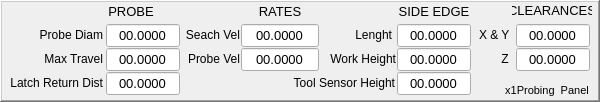
    <widget class="QFrame" name="frame_settings">
     <property name="geometry">
      <rect>
       <x>0</x>
       <y>298</y>
       <width>600</width>
       <height>102</height>
      </rect>
     </property>
     <property name="frameShape">
      <enum>QFrame::WinPanel</enum>
     </property>
     <property name="frameShadow">
      <enum>QFrame::Raised</enum>
     </property>
     <widget class="QLabel" name="lab_z_2">
      <property name="geometry">
       <rect>
        <x>479</x>
        <y>48</y>
        <width>33</width>
        <height>21</height>
       </rect>
      </property>
      <property name="text">
       <string>Z </string>
      </property>
      <property name="alignment">
       <set>Qt::AlignRight|Qt::AlignTrailing|Qt::AlignVCenter</set>
      </property>
     </widget>
     <widget class="QLabel" name="lab_clearances">
      <property name="geometry">
       <rect>
        <x>512</x>
        <y>2</y>
        <width>80</width>
        <height>17</height>
       </rect>
      </property>
      <property name="font">
       <font>
        <pointsize>10</pointsize>
        <weight>50</weight>
        <bold>false</bold>
       </font>
      </property>
      <property name="frameShape">
       <enum>QFrame::NoFrame</enum>
      </property>
      <property name="frameShadow">
       <enum>QFrame::Plain</enum>
      </property>
      <property name="text">
       <string>CLEARANCES</string>
      </property>
      <property name="alignment">
       <set>Qt::AlignCenter</set>
      </property>
     </widget>
     <widget class="QLabel" name="lab_xy">
      <property name="geometry">
       <rect>
        <x>479</x>
        <y>24</y>
        <width>33</width>
        <height>21</height>
       </rect>
      </property>
      <property name="text">
       <string>X &amp; Y</string>
      </property>
      <property name="alignment">
       <set>Qt::AlignLeading|Qt::AlignLeft|Qt::AlignVCenter</set>
      </property>
     </widget>
     <widget class="QLabel" name="lab_lenght">
      <property name="geometry">
       <rect>
        <x>306</x>
        <y>24</y>
        <width>86</width>
        <height>21</height>
       </rect>
      </property>
      <property name="text">
       <string>Lenght</string>
      </property>
      <property name="alignment">
       <set>Qt::AlignRight|Qt::AlignTrailing|Qt::AlignVCenter</set>
      </property>
     </widget>
     <widget class="QLabel" name="lab_side_edge">
      <property name="geometry">
       <rect>
        <x>397</x>
        <y>2</y>
        <width>74</width>
        <height>18</height>
       </rect>
      </property>
      <property name="font">
       <font>
        <pointsize>10</pointsize>
        <weight>50</weight>
        <bold>false</bold>
       </font>
      </property>
      <property name="frameShape">
       <enum>QFrame::NoFrame</enum>
      </property>
      <property name="frameShadow">
       <enum>QFrame::Plain</enum>
      </property>
      <property name="text">
       <string>SIDE EDGE</string>
      </property>
      <property name="alignment">
       <set>Qt::AlignCenter</set>
      </property>
     </widget>
     <widget class="QLabel" name="lab_rates">
      <property name="geometry">
       <rect>
        <x>241</x>
        <y>2</y>
        <width>78</width>
        <height>18</height>
       </rect>
      </property>
      <property name="font">
       <font>
        <pointsize>10</pointsize>
        <weight>50</weight>
        <bold>false</bold>
       </font>
      </property>
      <property name="frameShape">
       <enum>QFrame::NoFrame</enum>
      </property>
      <property name="frameShadow">
       <enum>QFrame::Plain</enum>
      </property>
      <property name="text">
       <string>RATES</string>
      </property>
      <property name="alignment">
       <set>Qt::AlignCenter</set>
      </property>
     </widget>
     <widget class="QLabel" name="lab_search_vel">
      <property name="geometry">
       <rect>
        <x>182</x>
        <y>24</y>
        <width>58</width>
        <height>21</height>
       </rect>
      </property>
      <property name="text">
       <string>Seach Vel</string>
      </property>
      <property name="alignment">
       <set>Qt::AlignRight|Qt::AlignTrailing|Qt::AlignVCenter</set>
      </property>
     </widget>
     <widget class="QLabel" name="lab_probe_vel">
      <property name="geometry">
       <rect>
        <x>182</x>
        <y>48</y>
        <width>58</width>
        <height>21</height>
       </rect>
      </property>
      <property name="text">
       <string>Probe Vel</string>
      </property>
      <property name="alignment">
       <set>Qt::AlignRight|Qt::AlignTrailing|Qt::AlignVCenter</set>
      </property>
     </widget>
     <widget class="QLabel" name="lab_ball_diam">
      <property name="geometry">
       <rect>
        <x>4</x>
        <y>24</y>
        <width>99</width>
        <height>21</height>
       </rect>
      </property>
      <property name="text">
       <string>Probe Diam</string>
      </property>
      <property name="alignment">
       <set>Qt::AlignRight|Qt::AlignTrailing|Qt::AlignVCenter</set>
      </property>
     </widget>
     <widget class="QLabel" name="lab_probe">
      <property name="geometry">
       <rect>
        <x>107</x>
        <y>2</y>
        <width>48</width>
        <height>18</height>
       </rect>
      </property>
      <property name="font">
       <font>
        <pointsize>10</pointsize>
        <weight>50</weight>
        <bold>false</bold>
       </font>
      </property>
      <property name="frameShape">
       <enum>QFrame::NoFrame</enum>
      </property>
      <property name="frameShadow">
       <enum>QFrame::Plain</enum>
      </property>
      <property name="text">
       <string>PROBE</string>
      </property>
      <property name="alignment">
       <set>Qt::AlignCenter</set>
      </property>
     </widget>
     <widget class="QLabel" name="lab_latch_rtrn_dist">
      <property name="geometry">
       <rect>
        <x>4</x>
        <y>72</y>
        <width>99</width>
        <height>21</height>
       </rect>
      </property>
      <property name="text">
       <string>Latch Return Dist</string>
      </property>
      <property name="alignment">
       <set>Qt::AlignRight|Qt::AlignTrailing|Qt::AlignVCenter</set>
      </property>
     </widget>
     <widget class="QLabel" name="lab_max_travel">
      <property name="geometry">
       <rect>
        <x>4</x>
        <y>48</y>
        <width>99</width>
        <height>21</height>
       </rect>
      </property>
      <property name="text">
       <string>Max Travel</string>
      </property>
      <property name="alignment">
       <set>Qt::AlignRight|Qt::AlignTrailing|Qt::AlignVCenter</set>
      </property>
     </widget>
     <widget class="QLineEdit" name="input_probe_diam">
      <property name="geometry">
       <rect>
        <x>106</x>
        <y>24</y>
        <width>74</width>
        <height>23</height>
       </rect>
      </property>
      <property name="font">
       <font>
        <pointsize>10</pointsize>
       </font>
      </property>
      <property name="cursor">
       <cursorShape>IBeamCursor</cursorShape>
      </property>
      <property name="inputMask">
       <string>99.9999</string>
      </property>
      <property name="text">
       <string>00.0000</string>
      </property>
      <property name="maxLength">
       <number>7</number>
      </property>
      <property name="frame">
       <bool>true</bool>
      </property>
      <property name="alignment">
       <set>Qt::AlignCenter</set>
      </property>
     </widget>
     <widget class="QLineEdit" name="input_max_travel">
      <property name="geometry">
       <rect>
        <x>106</x>
        <y>48</y>
        <width>74</width>
        <height>23</height>
       </rect>
      </property>
      <property name="font">
       <font>
        <pointsize>10</pointsize>
       </font>
      </property>
      <property name="cursor">
       <cursorShape>IBeamCursor</cursorShape>
      </property>
      <property name="inputMask">
       <string>99.9999</string>
      </property>
      <property name="text">
       <string>00.0000</string>
      </property>
      <property name="maxLength">
       <number>7</number>
      </property>
      <property name="frame">
       <bool>true</bool>
      </property>
      <property name="alignment">
       <set>Qt::AlignCenter</set>
      </property>
     </widget>
     <widget class="QLineEdit" name="input_latch_return_dist">
      <property name="geometry">
       <rect>
        <x>106</x>
        <y>72</y>
        <width>74</width>
        <height>23</height>
       </rect>
      </property>
      <property name="font">
       <font>
        <pointsize>10</pointsize>
       </font>
      </property>
      <property name="cursor">
       <cursorShape>IBeamCursor</cursorShape>
      </property>
      <property name="inputMask">
       <string>99.9999</string>
      </property>
      <property name="text">
       <string>00.0000</string>
      </property>
      <property name="maxLength">
       <number>7</number>
      </property>
      <property name="frame">
       <bool>true</bool>
      </property>
      <property name="alignment">
       <set>Qt::AlignCenter</set>
      </property>
     </widget>
     <widget class="QLineEdit" name="input_search_vel">
      <property name="geometry">
       <rect>
        <x>241</x>
        <y>24</y>
        <width>78</width>
        <height>23</height>
       </rect>
      </property>
      <property name="font">
       <font>
        <pointsize>10</pointsize>
       </font>
      </property>
      <property name="cursor">
       <cursorShape>IBeamCursor</cursorShape>
      </property>
      <property name="inputMask">
       <string>99.9999</string>
      </property>
      <property name="text">
       <string>00.0000</string>
      </property>
      <property name="maxLength">
       <number>7</number>
      </property>
      <property name="frame">
       <bool>true</bool>
      </property>
      <property name="alignment">
       <set>Qt::AlignCenter</set>
      </property>
     </widget>
     <widget class="QLineEdit" name="input_probe_vel">
      <property name="geometry">
       <rect>
        <x>241</x>
        <y>48</y>
        <width>78</width>
        <height>23</height>
       </rect>
      </property>
      <property name="font">
       <font>
        <pointsize>10</pointsize>
       </font>
      </property>
      <property name="cursor">
       <cursorShape>IBeamCursor</cursorShape>
      </property>
      <property name="inputMask">
       <string>99.9999</string>
      </property>
      <property name="text">
       <string>00.0000</string>
      </property>
      <property name="maxLength">
       <number>7</number>
      </property>
      <property name="frame">
       <bool>true</bool>
      </property>
      <property name="alignment">
       <set>Qt::AlignCenter</set>
      </property>
     </widget>
     <widget class="QLineEdit" name="input_side_edge_lenght">
      <property name="geometry">
       <rect>
        <x>397</x>
        <y>24</y>
        <width>74</width>
        <height>23</height>
       </rect>
      </property>
      <property name="font">
       <font>
        <pointsize>10</pointsize>
       </font>
      </property>
      <property name="cursor">
       <cursorShape>IBeamCursor</cursorShape>
      </property>
      <property name="inputMask">
       <string>99.9999</string>
      </property>
      <property name="text">
       <string>00.0000</string>
      </property>
      <property name="maxLength">
       <number>7</number>
      </property>
      <property name="frame">
       <bool>true</bool>
      </property>
      <property name="alignment">
       <set>Qt::AlignCenter</set>
      </property>
     </widget>
     <widget class="QLineEdit" name="input_xy_clearances">
      <property name="geometry">
       <rect>
        <x>516</x>
        <y>24</y>
        <width>74</width>
        <height>23</height>
       </rect>
      </property>
      <property name="font">
       <font>
        <pointsize>10</pointsize>
       </font>
      </property>
      <property name="cursor">
       <cursorShape>IBeamCursor</cursorShape>
      </property>
      <property name="inputMask">
       <string>99.9999</string>
      </property>
      <property name="text">
       <string>00.0000</string>
      </property>
      <property name="maxLength">
       <number>7</number>
      </property>
      <property name="frame">
       <bool>true</bool>
      </property>
      <property name="alignment">
       <set>Qt::AlignCenter</set>
      </property>
     </widget>
     <widget class="QLineEdit" name="input_z_clearance">
      <property name="geometry">
       <rect>
        <x>516</x>
        <y>48</y>
        <width>74</width>
        <height>23</height>
       </rect>
      </property>
      <property name="font">
       <font>
        <pointsize>10</pointsize>
       </font>
      </property>
      <property name="cursor">
       <cursorShape>IBeamCursor</cursorShape>
      </property>
      <property name="inputMask">
       <string>99.9999</string>
      </property>
      <property name="text">
       <string>00.0000</string>
      </property>
      <property name="maxLength">
       <number>7</number>
      </property>
      <property name="frame">
       <bool>true</bool>
      </property>
      <property name="alignment">
       <set>Qt::AlignCenter</set>
      </property>
     </widget>
     <widget class="QLabel" name="label_panel">
      <property name="geometry">
       <rect>
        <x>500</x>
        <y>80</y>
        <width>94</width>
        <height>20</height>
       </rect>
      </property>
      <property name="font">
       <font>
        <pointsize>8</pointsize>
       </font>
      </property>
      <property name="text">
       <string>x1Probing  Panel</string>
      </property>
      <property name="alignment">
       <set>Qt::AlignCenter</set>
      </property>
     </widget>
     <widget class="QLineEdit" name="input_tool_sensor_height">
      <property name="geometry">
       <rect>
        <x>397</x>
        <y>72</y>
        <width>74</width>
        <height>23</height>
       </rect>
      </property>
      <property name="font">
       <font>
        <pointsize>10</pointsize>
       </font>
      </property>
      <property name="cursor">
       <cursorShape>IBeamCursor</cursorShape>
      </property>
      <property name="inputMask">
       <string>99.9999</string>
      </property>
      <property name="text">
       <string>00.0000</string>
      </property>
      <property name="maxLength">
       <number>7</number>
      </property>
      <property name="frame">
       <bool>true</bool>
      </property>
      <property name="alignment">
       <set>Qt::AlignCenter</set>
      </property>
     </widget>
     <widget class="QLabel" name="label_tool_sensor_height">
      <property name="geometry">
       <rect>
        <x>284</x>
        <y>72</y>
        <width>111</width>
        <height>21</height>
       </rect>
      </property>
      <property name="text">
       <string>Tool Sensor Height</string>
      </property>
      <property name="alignment">
       <set>Qt::AlignRight|Qt::AlignTrailing|Qt::AlignVCenter</set>
      </property>
     </widget>
     <widget class="QLineEdit" name="input_work_probe_height">
      <property name="geometry">
       <rect>
        <x>397</x>
        <y>48</y>
        <width>74</width>
        <height>23</height>
       </rect>
      </property>
      <property name="font">
       <font>
        <pointsize>10</pointsize>
       </font>
      </property>
      <property name="cursor">
       <cursorShape>IBeamCursor</cursorShape>
      </property>
      <property name="inputMask">
       <string>99.9999</string>
      </property>
      <property name="text">
       <string>00.0000</string>
      </property>
      <property name="maxLength">
       <number>7</number>
      </property>
      <property name="frame">
       <bool>true</bool>
      </property>
      <property name="alignment">
       <set>Qt::AlignCenter</set>
      </property>
     </widget>
     <widget class="QLabel" name="label_work_height">
      <property name="geometry">
       <rect>
        <x>310</x>
        <y>48</y>
        <width>86</width>
        <height>21</height>
       </rect>
      </property>
      <property name="text">
       <string>Work Height</string>
      </property>
      <property name="alignment">
       <set>Qt::AlignRight|Qt::AlignTrailing|Qt::AlignVCenter</set>
      </property>
     </widget>
     <widget class="LED" name="led_probe_function_chk">
      <property name="geometry">
       <rect>
        <x>160</x>
        <y>4</y>
        <width>15</width>
        <height>15</height>
       </rect>
      </property>
     </widget>
    </widget>
